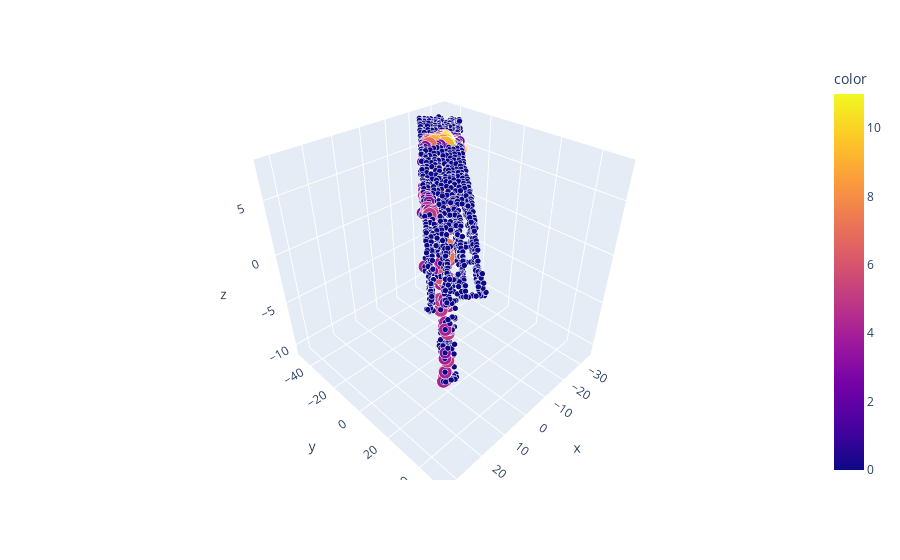

Notebook code for this chart:
### Code cell
visualize_results_colored(pier, vertex_count, center)

### Figure 1 — Plotly figure (JSON) as saved in the notebook; plotly's stock layout.template omitted (floating-point values rounded to 4 significant figures; data arrays with more than 128 entries replaced by an {"elided": "..."} marker saying what was removed)
{"data": [{"hovertemplate": "x=%{x}<br>y=%{y}<br>z=%{z}<br>size=%{marker.size}<br>color=%{marker.color}<extra></extra>", "legendgroup": "", "marker": {"color": {"elided": "12319 int values"}, "coloraxis": "coloraxis", "opacity": 1, "size": {"elided": "12319 int values"}, "sizemode": "area", "sizeref": 0.03, "symbol": "circle"}, "mode": "markers", "name": "", "scene": "scene", "showlegend": false, "type": "scatter3d", "x": {"elided": "12319 float values"}, "y": {"elided": "12319 float values"}, "z": {"elided": "12319 float values"}}], "layout": {"coloraxis": {"colorbar": {"title": {"text": "color"}}, "colorscale": [[0, "#0d0887"], [0.1111, "#46039f"], [0.2222, "#7201a8"], [0.3333, "#9c179e"], [0.4444, "#bd3786"], [0.5556, "#d8576b"], [0.6667, "#ed7953"], [0.7778, "#fb9f3a"], [0.8889, "#fdca26"], [1, "#f0f921"]]}, "legend": {"itemsizing": "constant", "tracegroupgap": 0}, "margin": {"t": 60}, "scene": {"domain": {"x": [0, 1], "y": [0, 1]}, "xaxis": {"title": {"text": "x"}}, "yaxis": {"title": {"text": "y"}}, "zaxis": {"title": {"text": "z"}}}}}
